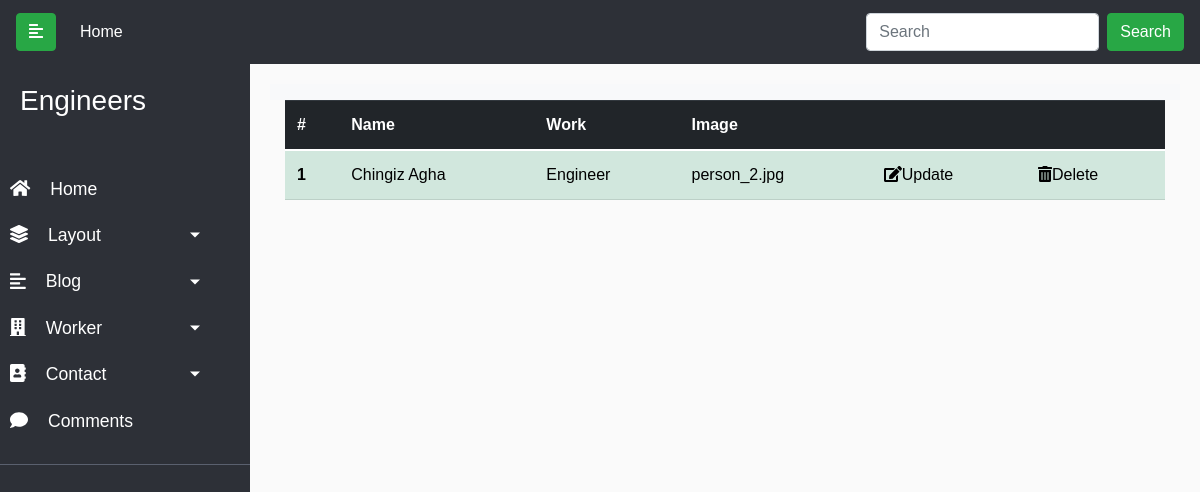
Page /admin/worker on the earlier database version.
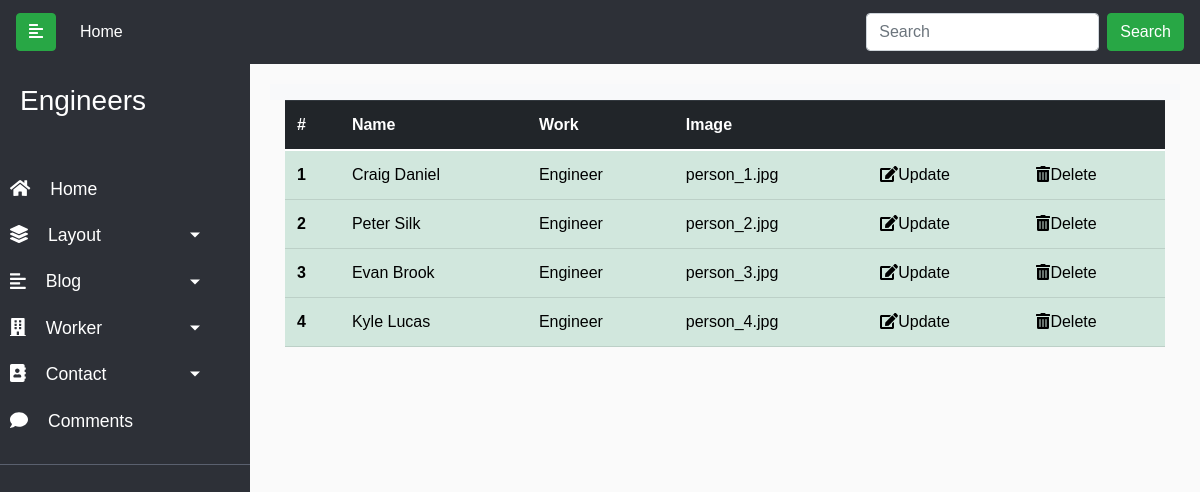
Same page on the later database version.
### engineers/models.py (models this page shows)
class Worker(db.Model):
    id = db.Column(db.Integer, primary_key=True)
    name = db.Column(db.String(50), nullable=False)
    work = db.Column(db.String(25), nullable=False)
    image = db.Column(db.String(20), nullable=True)
    fb_link = db.Column(db.String(250), nullable=True)
    tw_link = db.Column(db.String(250), nullable=True)
    ln_link = db.Column(db.String(250), nullable=True)

### engineers/controllers.py (the view)
@app.route('/admin/worker')
def worker_list():
    workers = Worker.query.all()
    return render_template('admin/worker.html', workers=workers)

### engineers/templates/admin/worker.html
{% extends 'admin/base.html' %}
{% block content %}
<div class="container">
    <div class="row ">
      <div class="col">
        <table class="table table-success" >
          <thead class="thead-dark">
              <tr>
                <th scope="col">#</th>
                <th scope="col">Name</th>
                <th scope="col">Work</th>
                <th scope="col">Image</th>
                <th></th>
                <th></th>
              </tr>
            </thead>
            <tbody>
               {% for worker in workers %}
              <tr>
                <th scope="row">{{worker.id}}</th>
                <td>{{worker.name}}</td>
                <td>{{worker.work}}</td>
                <td>{{worker.image}}</td>
                <td><a href="{{url_for('worker_update', id=worker.id)}}"><i class="fas fa-edit"></i>Update</a></td>
                <td><a href="{{url_for('worker_delete', id=worker.id)}}"  onclick="return confirm('Are You Sure To Delete ?')"><i class="fas fa-trash-alt"></i>Delete</a></td>
              </tr>
              {% endfor %}
            </tbody>
          </table>
      </div>
    </div>
  </div>
</div>
{% endblock %}

Differences in the rows shown:
changed Worker id 1: name "Chingiz Agha" → "Craig Daniel"; image "person_2.jpg" → "person_1.jpg"
added Worker: id "2", name "Peter Silk", work "Engineer", image "person_2.jpg"
added Worker: id "3", name "Evan Brook", work "Engineer", image "person_3.jpg"
added Worker: id "4", name "Kyle Lucas", work "Engineer", image "person_4.jpg"
